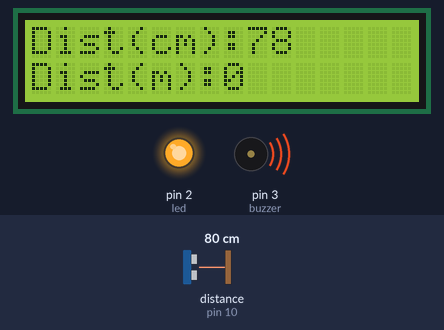
A sketch run on a simulated Arduino Uno, built with avr-gcc and run on an emulated ATmega328P. On the bench: 16×2 character LCD, output pins drawn as LEDs (lit = HIGH), buzzer (waves = sounding, pin HIGH). Wiring (inferred from the names in the program): ultrasonic range finder: trigger pin 9; echo pin 10. Inputs (shaded band) come from the test bench; at power-on: distance to the obstacle (sensor on pin 10) 80 cm. The echo pulse lasts 58.3 µs per cm; pins used as bus, display or sensor lines are not drawn.

Above: at 1.2 s.
1.3 s: distance to the obstacle (sensor on pin 10) set to 203 cm
At 3.1 s:
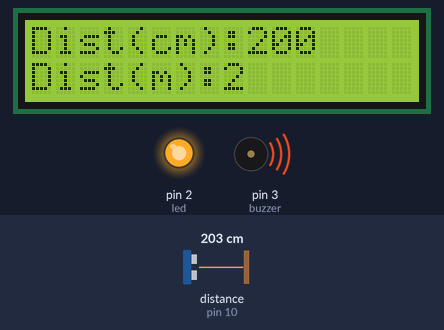
3.4 s: distance to the obstacle (sensor on pin 10) set to 2 cm
At 4.0 s:
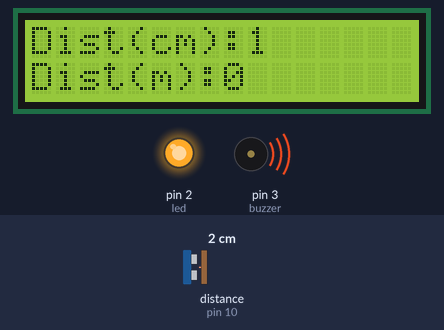
5.1 s: distance to the obstacle (sensor on pin 10) set to 4 cm
At 6.7 s:
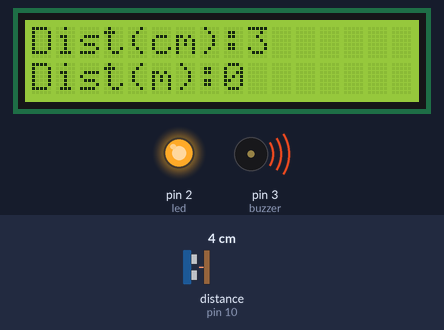
Timing chart, 0 to 8.2 s (numbered marks = the images above; inputs shaded):
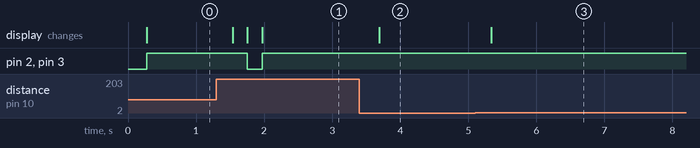

Measured:
- after the input at 1.3 s, pin 2 (led), pin 3 (buzzer): HIGH → LOW after 0.45 s, → HIGH 0.22 s later; the display: changes after 0.24 s (image 1)
- after the input at 3.4 s, the display: changes after 0.30 s (image 2)
- after the input at 5.1 s, the display: changes after 0.24 s (image 3)

The sketch:

ultrasonoic_sensor_with_lcd_distace.ino
```cpp
#include<LiquidCrystal.h>


LiquidCrystal lcd(A0,A1,A2,A3,A4,A5);
   int trigPin =9;
  int echoPin =10;
   long duration;
  String distanceM;
   int distance;
  int led  = 2;
  int buzzer = 3;

 void setup(){
    lcd.begin(16,2);
    pinMode(trigPin,OUTPUT);
    pinMode(echoPin,INPUT);
    pinMode(led,OUTPUT);
     pinMode(buzzer,OUTPUT);
}

 void loop(){
    digitalWrite(trigPin,LOW);
    delayMicroseconds(2);

    digitalWrite(trigPin,HIGH);
    delayMicroseconds(10);
    digitalWrite(trigPin,LOW);

    duration = pulseIn(echoPin,HIGH);

    distance = duration*0.034/2;
    delay(100);
distanceM = distance/100;
    delay(100);
    Serial.print(distance);
    lcd.setCursor(0,0);
    lcd.print("Dist(cm):");
  lcd.setCursor(0,1);
 lcd.print("Dist(m):");
    lcd.setCursor(9,0);
    lcd.print(distance);
    lcd.print("    ");
   lcd.setCursor(8,1);
   lcd.print(distanceM);
    lcd.print("    ");


    if(distance <= 200){
        digitalWrite(led,HIGH);
        digitalWrite(buzzer,HIGH);
    }
    else{
        digitalWrite(led,LOW);
        digitalWrite(buzzer,LOW);
    }


}
```
